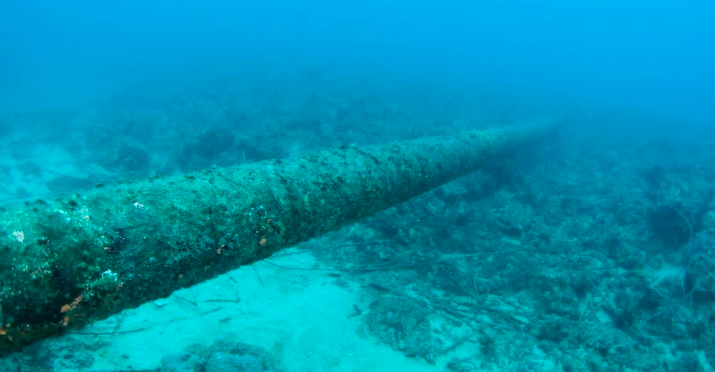
#> input picture K_means_method/images/img1.png, 715 x 372 px, given in place of img1.png.png, which was not available
$ python k_means_detection.py --image images/img1.png
#> lines starting #> are read from the running program, lines starting #| are printed output that depends on the picture; after the words box and inside, x2 and y2 are one past the last pixel; in counts of white or black regions, pixels touching at a corner belong together; pictures that were not available may be replaced by others from this repository, and a replacement may not be noted
import cv2 as cv
import os
import argparse
import numpy as np
from cv2 import split
ap = argparse.ArgumentParser()
ap.add_argument("-i", "--image", required = True, help = "nombre de la imagen")
# ap.add_argument("-n", "--n_image", required=True, help= "Número de imagen")
args = vars(ap.parse_args())
path = os.path.join('images', 'img{}.png'.format(args['image']))
# n = args['n_image']
# save_path = os.path.join('results', '{}.png'.format(n))
# save_path2 = os.path.join('results', 'colour{}.png'.format(n))
img = cv.imread(path)
#> img is the input picture: shape (372, 715, 3); mean B, G, R 173.5, 143.9, 0.3

def preprocessing(img):
    # img2 = cv.cvtColor(img, cv.COLOR_BGR2RGB)

    img_lab = cv.cvtColor(img, cv.COLOR_RGB2LAB)
    # l_blur_st = time.time()
    rows, columns, channel  = img_lab.shape

    l, a, b = cv.split(img_lab)

    # l_blur_st = time.time()
    l_blur = cv.medianBlur(l, 5)
    # [4 lines of commented-out code are left out]
    img_lab[:, :, 0] = (1.5*img_lab[:, :, 0]) - (0.5*l_blur[:, :])

    # [6 lines of commented-out code are left out]
    clahe = cv.createCLAHE(clipLimit=2.0, tileGridSize=(8,8))

    img_lab[...,0] = clahe.apply(img_lab[...,0])
    # [8 lines of commented-out code are left out]
    result_prep = cv.cvtColor(img_lab, cv.COLOR_LAB2RGB)
    return result_prep

def splitted_sobels(img_rgb):
    # Conversion a escala de grises
    r_img , g_img, b_img = split(img_rgb)


    # [21 lines of commented-out code are left out]
    ddepth = cv.CV_16S

    ksize = 3
    r_grad_x = cv.Sobel(r_img, ddepth, 1, 0, ksize=ksize, scale=1, delta=0, borderType=cv.BORDER_DEFAULT)
    r_grad_y = cv.Sobel(r_img, ddepth, 0, 1, ksize=ksize, scale=1, delta=0, borderType=cv.BORDER_DEFAULT)

    r_abs_grad_x = cv.convertScaleAbs(r_grad_x)
    r_abs_grad_y = cv.convertScaleAbs(r_grad_y)

    g_grad_x = cv.Sobel(g_img, ddepth, 1, 0, ksize=ksize, scale=1, delta=0, borderType=cv.BORDER_DEFAULT)
    g_grad_y = cv.Sobel(g_img, ddepth, 0, 1, ksize=ksize, scale=1, delta=0, borderType=cv.BORDER_DEFAULT)

    g_abs_grad_x = cv.convertScaleAbs(g_grad_x)
    g_abs_grad_y = cv.convertScaleAbs(g_grad_y)

    b_grad_x = cv.Sobel(b_img, ddepth, 1, 0, ksize=ksize, scale=1, delta=0, borderType=cv.BORDER_DEFAULT)
    b_grad_y = cv.Sobel(b_img, ddepth, 0, 1, ksize=ksize, scale=1, delta=0, borderType=cv.BORDER_DEFAULT)

    b_abs_grad_x = cv.convertScaleAbs(b_grad_x)
    b_abs_grad_y = cv.convertScaleAbs(b_grad_y)


    #TODO: IMPLEMENTAR CALCULO DE SOBEL CON RAIZ CUADRADA
    # sqr_grad = ((grad_x ** 2) + (grad_y ** 2))**0,5

    r_abs_grad = cv.addWeighted(r_abs_grad_x, 0.5, r_abs_grad_y, 0.5, 0)
    g_abs_grad = cv.addWeighted(g_abs_grad_x, 0.5, g_abs_grad_y, 0.5, 0)
    b_abs_grad = cv.addWeighted(b_abs_grad_x, 0.5, b_abs_grad_y, 0.5, 0)

    # imshow('r_img_channel', r_abs_grad)
    # imshow('g_img_channel', g_abs_grad)
    # imshow('b_img_channel', b_abs_grad)
    # # print(np.shape(features))
    return r_abs_grad, g_abs_grad, b_abs_grad

def morphology_filters(edges):
    # Forma del filtro
    erosion_type = cv.MORPH_RECT
    erosion_type2 = cv.MORPH_ELLIPSE
    # El último parámetro es el tamaño del filtro, en este caso 5x5
    # element = cv.getStructuringElement(erosion_type, (4,4))
    # element2 = cv.getStructuringElement(erosion_type2, (4,4))
    element3 = cv.getStructuringElement(erosion_type2, (1,1))
    element4 = cv.getStructuringElement(erosion_type, (1,1))
    # dst = cv.erode(dst,element2)
    # dst = cv.morphologyEx(img_meanshift, cv.MORPH_CLOSE, element2)
    # dst2 = cv.morphologyEx(dst, cv.MORPH_CLOSE, element2)
    edges_erode = cv.dilate(edges, element4)
    edges_erode = cv.dilate(edges_erode, element4)

    edges_erode = cv.erode(edges_erode, element3)

    return edges_erode

def multi_edges(r_abs_grad, g_abs_grad, b_abs_grad):
    aperture_size = 3
    histeresys_min_thres = 150
    histeresys_max_thres = 180
    r_edges = cv.Canny(r_abs_grad, histeresys_min_thres, histeresys_max_thres, None, aperture_size)
    g_edges = cv.Canny(g_abs_grad, histeresys_min_thres, histeresys_max_thres , None, aperture_size)
    b_edges = cv.Canny(b_abs_grad, histeresys_min_thres, histeresys_max_thres, None, aperture_size)
    r_edges_erode = morphology_filters(r_edges)
    g_edges_erode = morphology_filters(g_edges)
    b_edges_erode = morphology_filters(b_edges)
    return r_edges_erode, g_edges_erode, b_edges_erode, r_edges, g_edges, b_edges


def largest_mask(masks):
    areas = [np.sum(mask) for mask in masks]
    return np.argmax(areas)

def hsv_gradient_segmentation(img, num_clusters=3):
    # [7 lines of commented-out code are left out]

    r_abs_grad, g_abs_grad, b_abs_grad = splitted_sobels(img)
    r_edges_erode, g_edges_erode, b_edges_erode, r_edges, g_edges, b_edges = multi_edges(r_abs_grad,
                                                        g_abs_grad,
                                                        b_abs_grad)
    # Convert image from BGR to HSV
    hsv_img = cv.cvtColor(img, cv.COLOR_BGR2HSV)

    # Reshape the image to a 2D array of pixels
    pixels = hsv_img.reshape((-1, 3))

    # Compute feature vector using gradient and HSV values
    feature_vector = np.concatenate((pixels, r_edges_erode.flatten().reshape((-1, 1))), axis=1)
    feature_vector = np.concatenate((feature_vector, g_edges_erode.flatten().reshape((-1, 1))), axis=1)
    feature_vector = np.concatenate((feature_vector, b_edges_erode.flatten().reshape((-1, 1))), axis=1)

    # Convert feature vector values to float32 for clustering
    feature_vector = np.float32(feature_vector)
    print(feature_vector.shape)
    # Define criteria and apply k-means clustering
    criteria = (cv.TERM_CRITERIA_EPS + cv.TERM_CRITERIA_MAX_ITER, 10, 1.0)
    ret, labels, centers = cv.kmeans(feature_vector, num_clusters, None, criteria, 10, cv.KMEANS_PP_CENTERS)

    # Reshape the labels to match the original image shape
    labels = labels.reshape(img.shape[:2])

    # Create a mask for each cluster
    masks = []
    for i in range(num_clusters):
        mask = np.zeros_like(labels)
        mask[labels == i] = 255
        masks.append(mask)

    # # Combine masks to create final segmentation mask
    segmentation_mask = np.zeros_like(labels)
    # [5 lines of commented-out code are left out]
    biggest_area_index = largest_mask(masks)
    print(biggest_area_index)
    for i in range(num_clusters):
        if i== biggest_area_index:
            continue
        else:
            segmentation_mask = cv.bitwise_or(segmentation_mask, masks[i])

    segmentation_masks = [None] * num_clusters
    for i in range(num_clusters):

        # segmentation_mask3 = cv.bitwise_or(segmentation_mask3, masks[2])
        segmentation_masks[i] = np.zeros_like(labels)
        # segmentation_mask2 = np.zeros_like(labels)
        # segmentation_mask3 = np.zeros_like(labels)
        # segmentation_mask4 = np.zeros_like(labels)
        segmentation_masks[i] = cv.bitwise_or(segmentation_masks[i], masks[i])
        # segmentation_mask2 = cv.bitwise_or(segmentation_mask2, masks[1])
        # segmentation_mask3 = cv.bitwise_or(segmentation_mask3, masks[2])
        # segmentation_mask4 = cv.bitwise_or(segmentation_mask4, masks[3])
        # Convert mask to uint8 data type
        segmentation_masks[i] = segmentation_masks[i].astype(np.uint8)
        # segmentation_mask1 = segmentation_mask1.astype(np.uint8)
        # segmentation_mask2 = segmentation_mask2.astype(np.uint8)
        # segmentation_mask3 = segmentation_mask3.astype(np.uint8)
        cv.imshow('cluster {}'.format(i), segmentation_masks[i])


    # segmentation_mask4 = segmentation_mask4.astype(np.uint8)
    # segmentation_mask3 = segmentation_mask3.astype(np.uint8)


    # cv.imshow('cluster4', segmentation_mask4)
    cv.waitKey(0)
    cv.destroyAllWindows()

    # Apply mask to original image
    # segmented_img = cv.bitwise_and(img, img, mask=segmentation_mask1)
    img[segmentation_mask==255] = (0, 0, 255)
    # Convert segmented image back to BGR color space
    # segmented_img = cv.cvtColor(segmented_img, cv.COLOR_HSV2BGR)

    return img, segmentation_mask, segmentation_masks

def white_balance(img):
    result = cv.cvtColor(img, cv.COLOR_BGR2LAB)
    avg_a = np.average(result[:, :, 1])
    avg_b = np.average(result[:, :, 2])
    result[:, :, 1] = result[:, :, 1] - ((avg_a - 128) * (result[:, :, 0] / 255.0) * 1.1)
    result[:, :, 2] = result[:, :, 2] - ((avg_b - 128) * (result[:, :, 0] / 255.0) * 1.1)
    result = cv.cvtColor(result, cv.COLOR_LAB2BGR)
    return result

def cluster_classification(clusters):
    # Iterate through each cluster and perform shape validation
    result_clusters = []

    for cluster in clusters:
        cluster = cluster.astype(np.uint8)
        # Compute the contour of the binary image corresponding to the cluster
        contour, _ = cv.findContours(cluster, cv.RETR_TREE, cv.CHAIN_APPROX_SIMPLE)
        contour = contour[0]

        # Create a binary image from the contour
        binary_image = np.zeros(cluster.shape, dtype=np.uint8)
        cv.drawContours(binary_image, [contour], -1, 255, -1)

        # Extract parallel line segments from the binary image using the Hough transform
        lines = cv.HoughLines(binary_image, rho=1, theta=np.pi/180, threshold=50)
        segments = []
        if lines is not None:
            for line in lines:
                rho, theta = line[0]
                a = np.cos(theta)
                b = np.sin(theta)
                x0 = a * rho
                y0 = b * rho
                x1 = int(x0 + 1000 * (-b))
                y1 = int(y0 + 1000 * (a))
                x2 = int(x0 - 1000 * (-b))
                y2 = int(y0 - 1000 * (a))
                length = np.sqrt((x2 - x1)**2 + (y2 - y1)**2)
                segments.append((length, (x1, y1), (x2, y2)))

        # Build the angular histogram
        num_bins = 36  # Number of bins in the angular histogram
        bin_size = np.pi / (2*num_bins)  # Size of each bin
        hist = np.zeros(num_bins)
        for segment in segments:
            length = segment[0]
            x1, y1 = segment[1]
            x2, y2 = segment[2]
            angle = np.arctan2(y2-y1, x2-x1)
            if angle < 0:
                angle += np.pi
            bin_idx = int(angle / bin_size)
            hist[bin_idx] += length**2

        # Check if the histogram is "peaked"
        hist_mean = np.mean(hist)
        sigma_th = 0.5  # Acceptance threshold for histogram peakiness
        hist_peakiness = 0.0
        if np.max(hist) != 0:
            hist_peakiness = 1/num_bins * np.sum(hist) / (np.max(hist) + hist_mean)
        if hist_peakiness >= sigma_th:
            result_clusters.append(cluster)
    return result_clusters


if __name__== '__main__':

    img_prep = preprocessing(img)
#> in preprocessing, `img_lab = cv.cvtColor(img, cv.COLOR_RGB2LAB)`: img_lab: shape (372, 715, 3); mean of channels 0, 1, 2 154.2, 127.4, 192.6
#> in preprocessing, `img_lab[:, :, 0] = (1.5*img_lab[:, :, 0]) - (0.5*l_blur[:, :])`: img_lab: shape (372, 715, 3); mean of channels 0, 1, 2 154.1, 127.4, 192.6
#> in preprocessing, `img_lab[...,0] = clahe.apply(img_lab[...,0])`: img_lab: shape (372, 715, 3); mean of channels 0, 1, 2 150.9, 127.4, 192.6
#> in preprocessing, `result_prep = cv.cvtColor(img_lab, cv.COLOR_LAB2RGB)`:
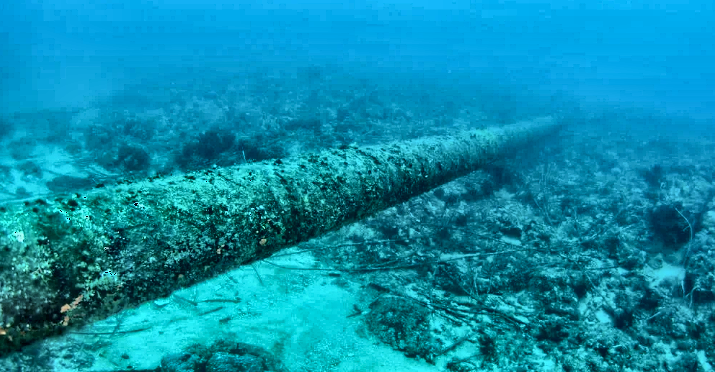
#> result_prep: shape (372, 715, 3); mean B, G, R 170.5, 141.3, 9.9
    img_wb = white_balance(img_prep)
#> in white_balance, `result = cv.cvtColor(img, cv.COLOR_BGR2LAB)`: result: shape (372, 715, 3); mean of channels 0, 1, 2 137.1, 107.9, 104.1
#> in white_balance, `avg_a = np.average(result[:, :, 1])`: avg_a = 107.9
#> in white_balance, `avg_b = np.average(result[:, :, 2])`: avg_b = 104.1
#> in white_balance, `result[:, :, 1] = result[:, :, 1] - ((avg_a - 128) * (result[:, :, 0] ..`: result: shape (372, 715, 3); mean of channels 0, 1, 2 137.1, 119.3, 104.1
#> in white_balance, `result[:, :, 2] = result[:, :, 2] - ((avg_b - 128) * (result[:, :, 0] ..`: result: shape (372, 715, 3); mean of channels 0, 1, 2 137.1, 119.3, 117.7
        #  = cv.GaussianBlur(wb,(3,3),cv.BORDER_WRAP)
    # Convert to grayscale
    gray = cv.cvtColor(img_wb, cv.COLOR_BGR2GRAY)

    # Apply median blur to reduce noise
    blur = cv.medianBlur(gray, 5)
    blur=  cv.cvtColor(blur, cv.COLOR_GRAY2BGR)
#> blur: shape (372, 715, 3)
    img_bilat = cv.bilateralFilter(img_wb, d=9, sigmaColor=75, sigmaSpace=75)

    # img_meanshift = cv.pyrMeanShiftFiltering(img_bilat, sp=45, sr=25, maxLevel=4)
    img_res, seg, masks = hsv_gradient_segmentation(img_bilat)
#> in multi_edges, `r_edges = cv.Canny(r_abs_grad, histeresys_min_thres, histeresys_max_th..`:
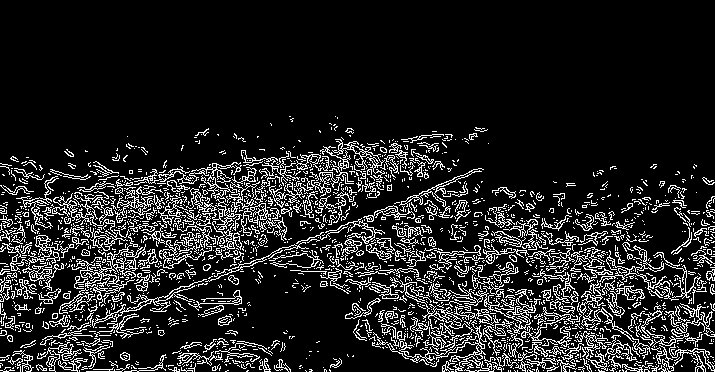
#> r_edges: shape (372, 715); 13.5% white in thin lines or dots, all inside (x1, y1, x2, y2) = (0, 116, 715, 372)
#> in multi_edges, `g_edges = cv.Canny(g_abs_grad, histeresys_min_thres, histeresys_max_th..`: g_edges: shape (372, 715); 14.6% white in thin lines or dots, all inside (x1, y1, x2, y2) = (0, 113, 715, 372)
#> in hsv_gradient_segmentation, `hsv_img = cv.cvtColor(img, cv.COLOR_BGR2HSV)`: hsv_img: shape (372, 715, 3); mean H, S, V 94.9, 90.1, 151.6
#| (265980, 6)
#> in hsv_gradient_segmentation, `ret, labels, centers = cv.kmeans(feature_vector, num_clusters, None, c..`: ret = 977626144; centers = [[98.57, 84.32, 184.5, 0.992, 1.12, 0.548], [86.01, 86.72, 126.5, 239.8, 247.4, 244.1], [91.93, 103.1, 98.45, 2.71, 8.36, 2.33]]
#> in hsv_gradient_segmentation, `labels = labels.reshape(img.shape[:2])`:
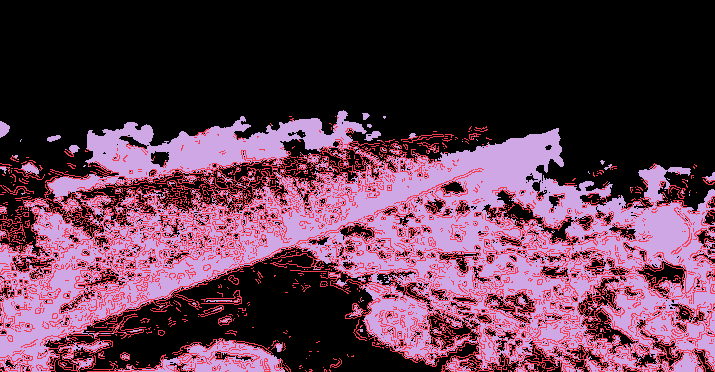
#> labels: shape (372, 715) int32; 3 distinct labels, from 0 to 2; one colour per label, 0 black
#> after the loop in hsv_gradient_segmentation, `for i in range(num_clusters):`: mask: shape (372, 715) int32; 28.9% white; 894 white regions (850 under 20 px), largest, box (x1, y1, x2, y2) and area: (0, 128, 715, 372) 61365, (48, 110, 367, 213) 9147, (132, 339, 285, 372) 1960
#| 0
#> after the loop in hsv_gradient_segmentation, `for i in range(num_clusters):`:
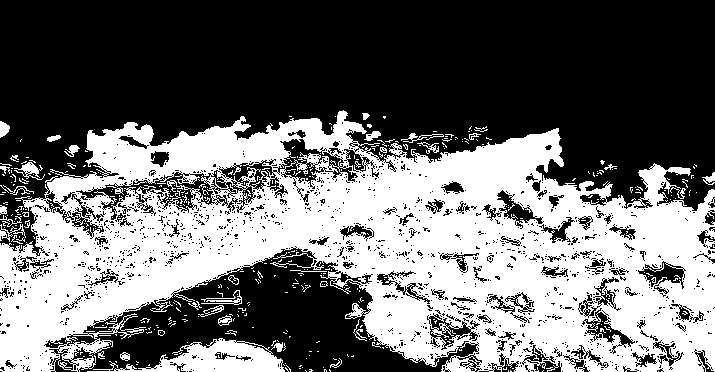
#> segmentation_mask: shape (372, 715) int32; 42.8% white; 430 white regions (391 under 20 px), largest, box (x1, y1, x2, y2) and area: (0, 110, 715, 372) 106736, (87, 338, 285, 372) 3054, (14, 162, 45, 180) 211
#> in hsv_gradient_segmentation, `img[segmentation_mask==255] = (0, 0, 255)`:
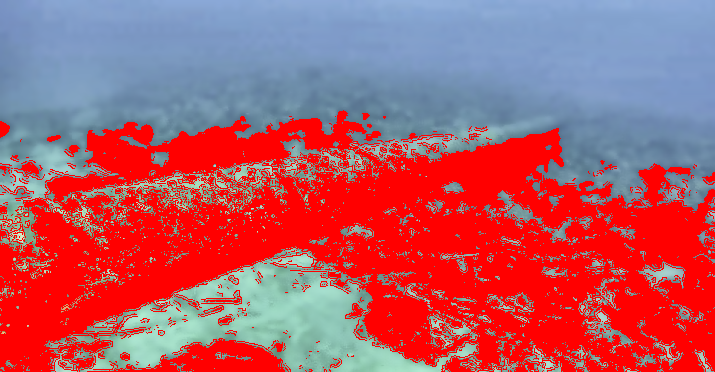
#> img: shape (372, 715, 3); mean B, G, R 103, 91.1, 179.7
#> masks = 3 items
    clusters_res = cluster_classification(masks)
#> the loop in cluster_classification, `for cluster in clusters:` made 3 passes
#> contour on passes 1 to 3: [[640, 371]], [[666, 371]], [[658, 371]]
#> after the loop in cluster_classification, `for cluster in clusters:`:
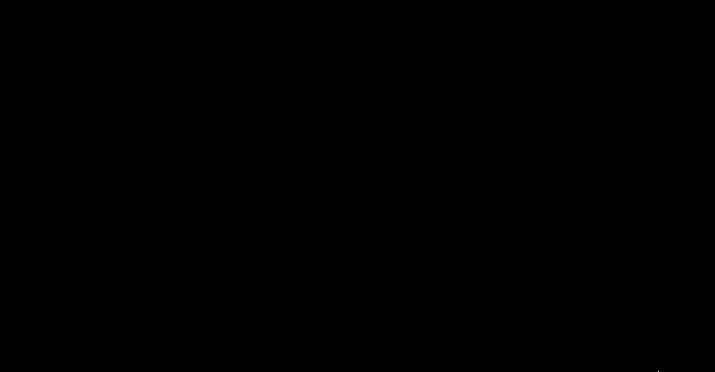
#> binary_image: shape (372, 715); 0% white in thin lines or dots, all inside (x1, y1, x2, y2) = (658, 371, 659, 372)
#> after the loop in cluster_classification, `for cluster in clusters:`: result_clusters = []
#> clusters_res = []
    print(len(clusters_res))
#| 0
    img_final = img[seg==255] = (0, 0, 255)
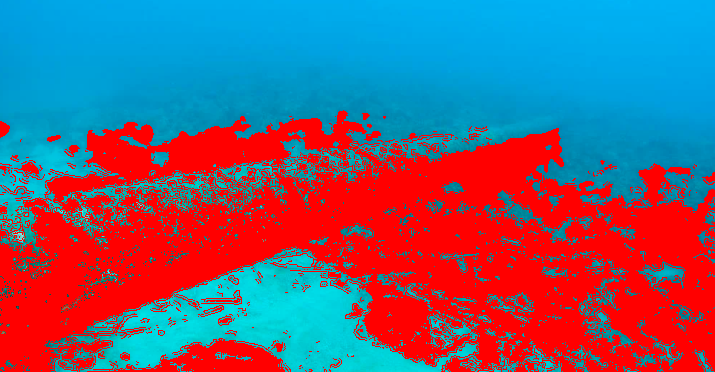
#> img: shape (372, 715, 3); mean B, G, R 117.7, 94.1, 109.2
    cv.imshow('hala', img_res)
    # cv.imshow('hala2', img_fin)
    # cv.imshow('hala3', seg)
    cv.waitKey(0)
    cv.destroyAllWindows()

$ run again, on K_means_method/images/img4.png
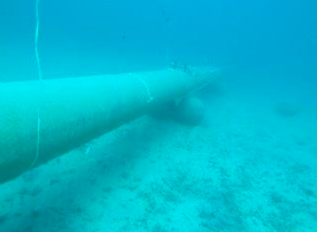
#> input picture K_means_method/images/img4.png, 317 x 232 px, given in place of img4.png.png, which was not available
#> img is the input picture: shape (232, 317, 3); mean B, G, R 203.7, 182.4, 0
#> avg_a = 99.04
#> avg_b = 107.5
#> in multi_edges, `r_edges = cv.Canny(r_abs_grad, histeresys_min_thres, histeresys_max_th..`:
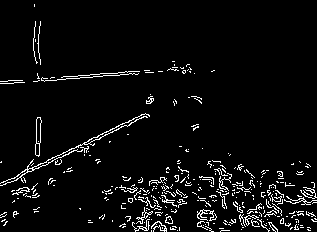
#> r_edges: shape (232, 317); 4.8% white in thin lines or dots
#> g_edges: shape (232, 317); 5.2% white in thin lines or dots
#> b_edges: shape (232, 317); 4.6% white in thin lines or dots
#> hsv_img: shape (232, 317, 3); mean H, S, V 92.7, 60.9, 170.8
#| (73544, 6)
#> ret = 94991036.1; centers = [[86.34, 65.25, 126.2, 0.806, 2.24, 0.165], [85.3, 55.53, 166, 243.3, 250.2, 238.8], [94.98, 60.02, 183.8, 0.468, 0.927, 0.187]]
#> labels: shape (232, 317) int32; 3 distinct labels, from 0 to 2
#| 2
#> masks = 3 items
#> the loop in cluster_classification, `for cluster in clusters:` made 3 passes
#> contour on passes 1 to 2: [[165, 231]], [[221, 230], [220, 231], [221, 230], [229, 230]]
#> after the loop in cluster_classification, `for cluster in clusters:`: result_clusters = []
#| 0
#> `img_final = img[seg==255] = (0, 0, 255)`:
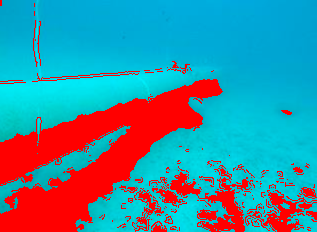
#> img: shape (232, 317, 3); mean B, G, R 158.3, 139.6, 66.1

$ run again, on K_means_method/images/img5.png
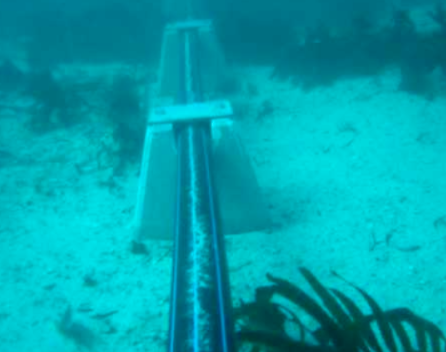
#> input picture K_means_method/images/img5.png, 446 x 352 px, given in place of img5.png.png, which was not available
#> img is the input picture: shape (352, 446, 3); mean B, G, R 172, 161.6, 0
#> avg_a = 99.19
#> avg_b = 113.8
#> in multi_edges, `r_edges = cv.Canny(r_abs_grad, histeresys_min_thres, histeresys_max_th..`:
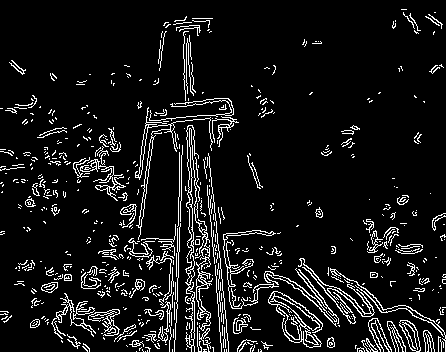
#> r_edges: shape (352, 446); 8.7% white in thin lines or dots
#> g_edges: shape (352, 446); 8.7% white in thin lines or dots
#> b_edges: shape (352, 446); 8% white in thin lines or dots
#> hsv_img: shape (352, 446, 3); mean H, S, V 92.3, 77.2, 147.1
#| (156992, 6)
#> ret = 351189357.5; centers = [[96.17, 95.94, 104.7, 1.58, 0.922, 0.513], [89.31, 62.34, 181.3, 1.28, 1.2, 0.34], [91.9, 75.48, 147.1, 244.6, 249.4, 235]]
#> labels: shape (352, 446) int32; 3 distinct labels, from 0 to 2
#| 1
#> masks = 3 items
#> the loop in cluster_classification, `for cluster in clusters:` made 3 passes
#> contour on passes 1 to 3: [[360, 351]], [[261, 351], [263, 351]], [[443, 351]]
#> after the loop in cluster_classification, `for cluster in clusters:`: result_clusters = []
#| 0
#> `img_final = img[seg==255] = (0, 0, 255)`:
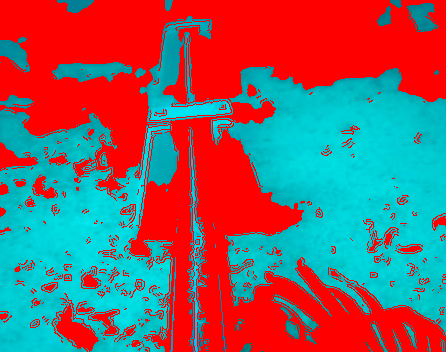
#> img: shape (352, 446, 3); mean B, G, R 101.9, 98.2, 125.9
